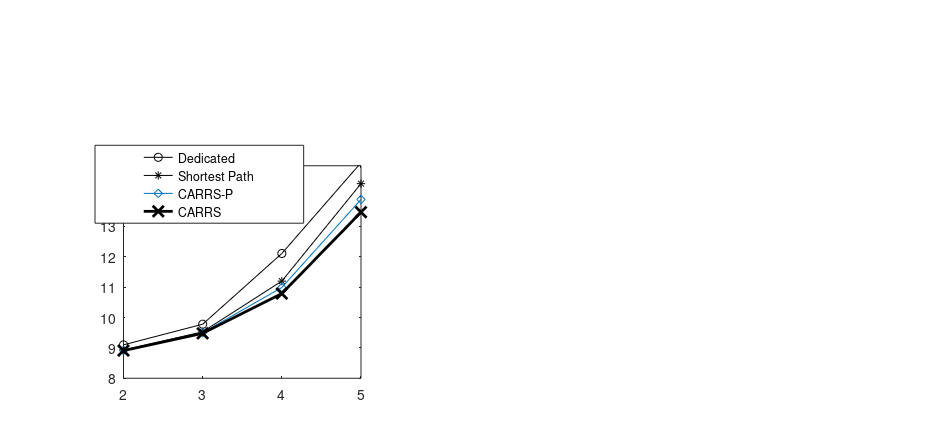

Write MATLAB code to recreate this figure.
x = [2, 3, 4, 5];

DEDICATED =[9.1,9.78,12.11,15.1];
SP=[8.93,9.53,11.2,14.41];
MS2=[8.92,9.50,10.99,13.89];
MS=[8.91,9.48,10.79,13.47];







p1=subplot(1,1,1);
%h1=plot(x, OMNISuggest,'-ko', x, SVD,'-k*', x, POPULAR,'-kx', x,SOCIAL,'-k<', x, RANDOM,'-k+', 'MarkerSize', 12, 'LineWidth',1);
h1=plot(x, DEDICATED,'-ko', x, SP,'-k*', x, MS2,'-d', x,MS,'-kx' , 'MarkerSize',8, 'LineWidth',2);

%xh1=xlabel('Departure time of most population in minutes (Poisson distribution mean)', 'FontSize',15);
%[0.13 0.154008438818565 0.775 0.770991561181434
%set(p1, 'Position', [0.100 0.15 0.400 0.330]);
%get(xh1,'Position')
%set(xh1,'Position',get(xh1,'Position')+[0 0 0]);
xlim([2 5]);
%yh1=ylabel('Average Total Evacuation time in minutes', 'FontSize',15);
%%set(yh1,'Position',get(yh1,'Position')+[35 0 0]);
ylim([8,15]);
set(gca,'XTick',[2, 3, 4, 5], 'FontSize',16);

%leg=legend('UBCF','RANDOM','POPULAR','SVD','OmniSuggest','FontSize',10)  
leg=legend('Dedicated','Shortest Path','CARRS-P','CARRS','FontSize',12); 
set(p1, 'Position', [0.13 0.11 0.25 0.5], 'FontSize', 10);
set(leg,...
    'Position',[0.1 0.474835709230615 0.219642857142857 0.13015873015873]);
%set(gcf, 'PaperPosition', [-1.3 -0.05 9.5 4.25]);
%set(gcf, 'Color', 'w');
%set(gcf, 'PaperSize', [3 2.27]); %Keep the same paper size
%saveas(gcf, 'DR', 'pdf');

set(gcf, 'PaperPosition', [-1.3 -0.05 9.5 4.25]); %Position the plot further to the left and down. Extend the plot to fill entire paper.
set(gcf, 'PaperSize', [3.5 2.7]); %Keep the same paper size
set(gcf, 'Color', 'w');
print('-djpeg','-r1000','departureRate');
%export_fig 'evacuation-normal' -jpg -r1000

%set(gcf, 'PaperPosition', [-1.3 -0.05 9.5 4.25]);
%set(gcf, 'Color', 'w');
%set(gcf, 'PaperSize', [1.59 1.16]); %Keep the same paper size

%set(gcf, 'Position', [100 100 300.59 250.16])

%export_fig DR -tiff -r1200 -q110;


